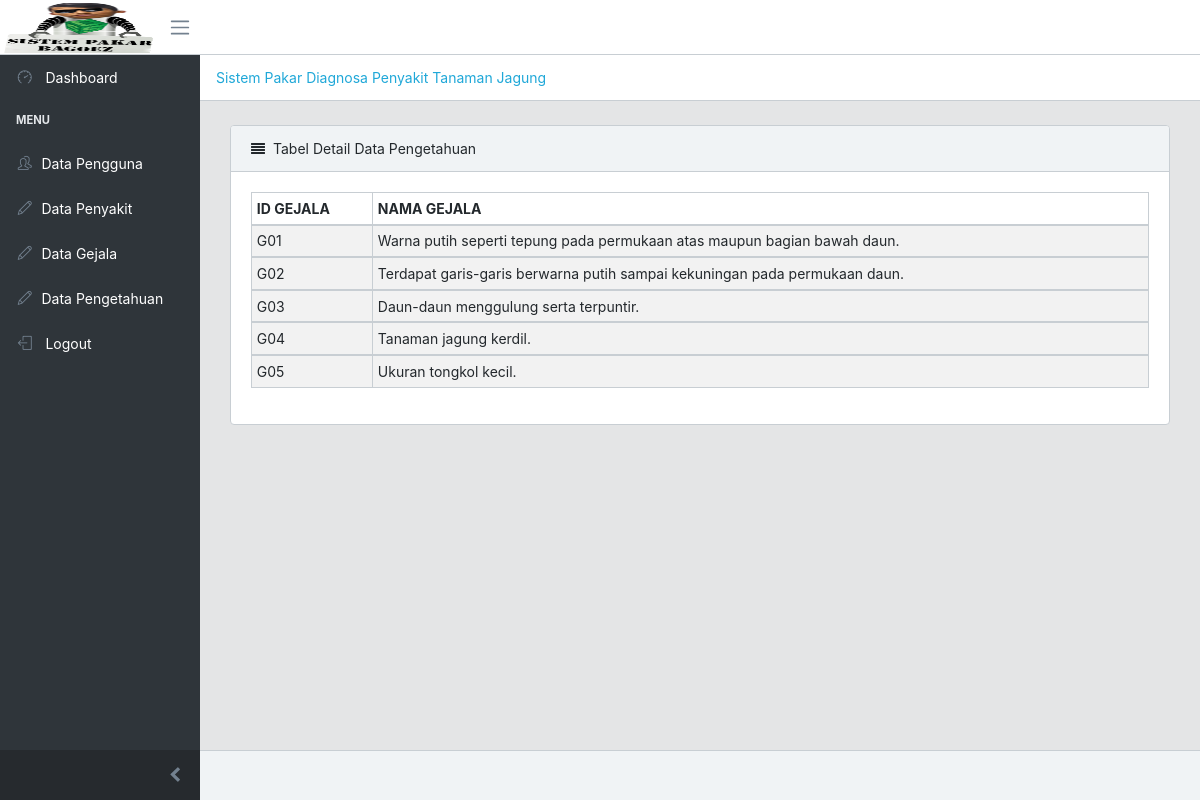
/index.php/data_pengetahuan/detail?id_penyakit=P01, run on the app's committed database.
### tables this page shows
CREATE TABLE `pengetahuan` (
  `id_penyakit` char(3) NOT NULL,
  `id_gejala` char(3) NOT NULL
);

CREATE TABLE `gejala` (
  `id_gejala` char(3) NOT NULL,
  `nama_gejala` varchar(100) NOT NULL,
  `tingkat_kepercayaan` float NOT NULL,
  `jawaban_ya` char(3) DEFAULT NULL,
  `jawaban_tidak` char(3) DEFAULT NULL
);

### application/views/module/module_sp/view_detail_pengetahuan.php (called while the page is built)
<?php
include "template/header.php";
include "pengetahuan/detailpengetahuan.php";
include "template/footer.php";
?>

### application/controllers/Data_pengetahuan.php (called while the page is built, shortened)
<?php
class Data_pengetahuan extends CI_Controller{
private $model = NULL;
		public function __construct(){
		$this->load->library('pagination');
		$this->load->model('Pengetahuan_model');
		$this->model = $this->Pengetahuan_model;
	}
	public function detail(){
	$this->model->id = $_GET['id_penyakit'];
	$this->model->detail();
	$this->rows = $this->model->detail();
	$this->load->view('module/module_sp/view_detail_pengetahuan', ['rows'=>$this->rows]);
	}
}

### index.php (called while the page is built, shortened)
<?php
require_once BASEPATH.'core/CodeIgniter.php';

### application/models/Pengetahuan_model.php (called while the page is built, shortened)
<?php
class Pengetahuan_model extends CI_Model{
public $id;
public function detail(){
$this->db->select('*')
		 ->from('pengetahuan a')
		 ->join('penyakit b', 'a.id_penyakit=b.id_penyakit')
		 ->join('gejala c', 'c.id_gejala=a.id_gejala')
		 ->where('a.id_penyakit=',$this->id);
$query = $this->db->get();
return $query->result();
}
}

### application/views/module/module_sp/pengetahuan/detailpengetahuan.php (the view, shortened to what this page needs)
<!DOCTYPE html>
<html>
<head>
</head>
<body>
  <div class="container-fluid">
          <div class="animated fadeIn">
            <div class="row">
              <div class="col-lg-12">
                <div class="card">
                  <div class="card-header">
                    <i class="fa fa-align-justify"></i>Tabel Detail Data Pengetahuan</div>
                  <div class="card-body">
                    <table class="table table-responsive-sm table-bordered table-striped table-sm">
                      <thead>
                        <tr>
                          <th>ID GEJALA</th>
                          <th>NAMA GEJALA</th>
                        </tr>
                      </thead>
   <?php
  foreach ($this->rows as $row){
    ?>
                      <tbody>
                          <tr>
                          <td><?php echo $row->id_gejala; ?></td>
                          <td><?php echo $row->nama_gejala; ?></td>
                        </tr>
                      </tbody>
     <?php
      } ?>
                    </table>
                  </div>
                </div>
              </div>
            </div>
          </div>
        </div>
</body>
</html>

### data on the page
pengetahuan: id_gejala.id_gejala "G01", id_gejala.nama_gejala "Warna putih seperti tepung pada permukaan atas maupun bagian bawah daun."
pengetahuan: id_gejala.id_gejala "G02", id_gejala.nama_gejala "Terdapat garis-garis berwarna putih sampai kekuningan pada permukaan daun."
pengetahuan: id_gejala.id_gejala "G03", id_gejala.nama_gejala "Daun-daun menggulung serta terpuntir."
pengetahuan: id_gejala.id_gejala "G04", id_gejala.nama_gejala "Tanaman jagung kerdil."
pengetahuan: id_gejala.id_gejala "G05", id_gejala.nama_gejala "Ukuran tongkol kecil."
